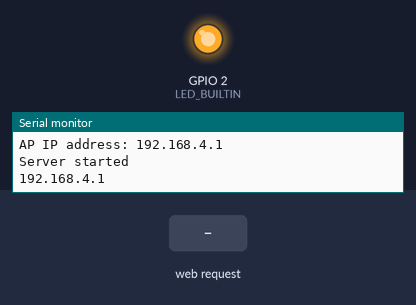
Bench run of a sketch on a simulated ESP8266 (NodeMCU). Shown: output pins drawn as LEDs (lit = HIGH, except the on-board LED, lit = LOW), the last lines printed to the serial monitor. The test bench sets the inputs (shaded band).

Above: at 1.2 s.
1.3 s: HTTP request GET /gpio/1 received
At 2.5 s:
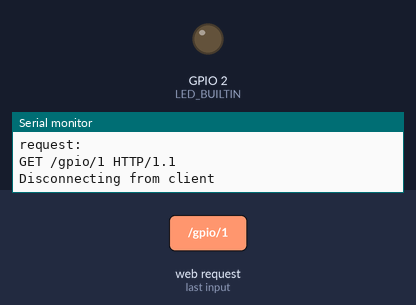
2.8 s: HTTP request GET /gpio/0 received
At 3.7 s:
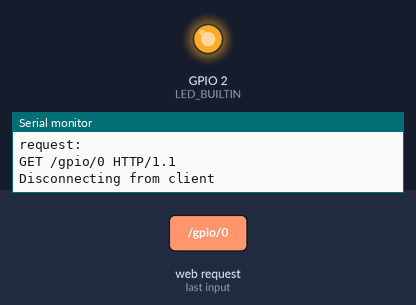
Timing chart, 0 to 5.8 s (numbered marks = the images above; inputs shaded):
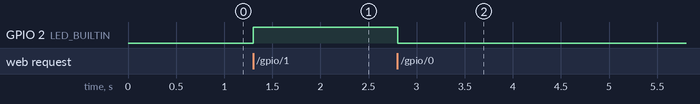

The sketch:

Somma.ino
```cpp
#include <ESP8266WiFi.h>

#ifndef STASSID
#define STASSID "ESPtutu"
#define STAPSK "lucaturi"
#endif

const char* ssid = STASSID;
const char* password = STAPSK;

// Create an instance of the server
// specify the port to listen on as an argument
WiFiServer server(80);

void setup() {
  Serial.begin(115200);

  // prepare LED
  pinMode(LED_BUILTIN, OUTPUT);
  digitalWrite(LED_BUILTIN, LOW);

  // Set up Access Point
  WiFi.softAP(ssid, password);
  IPAddress myIP = WiFi.softAPIP();
  Serial.print("AP IP address: ");
  Serial.println(myIP);

  // Start the server
  server.begin();
  Serial.println(F("Server started"));

  // Print the IP address
  Serial.println(WiFi.softAPIP());
}
void loop() {
  // Check if a client has connected
  WiFiClient client = server.available();
  if (!client) { return; }
  Serial.println(F("new client"));

  client.setTimeout(5000);  // default is 1000

  // Read the first line of the request
  String req = client.readStringUntil('\r');
  Serial.println(F("request: "));
  Serial.println(req);

  // Match the request
  int val;
  if (req.indexOf(F("/gpio/0")) != -1) {
    val = 0;
  } else if (req.indexOf(F("/gpio/1")) != -1) {
    val = 1;
  } else {
    Serial.println(F("invalid request"));
    val = digitalRead(LED_BUILTIN);
  }

  // Set LED according to the request
  digitalWrite(LED_BUILTIN, val);

  // read/ignore the rest of the request
  // do not client.flush(): it is for output only, see below
  while (client.available()) {
    // byte by byte is not very efficient
    client.read();
  }

  // Send the response to the client
  client.print(F("HTTP/1.1 200 OK\r\n"));
  client.print(F("Content-Type: text/html\r\n"));
  client.print(F("\r\n"));
  client.print(F("<!DOCTYPE HTML>\r\n"));
  client.print(F("<html>\r\n"));
  client.print(F("<head>\r\n"));
  client.print(F("<style>\r\n"));
  client.print(F("body {\r\n"));
  client.print(F("  font-family: Arial, sans-serif;\r\n"));
  client.print(F("  background-color: #f4f4f4;\r\n"));
  client.print(F("  margin: 0;\r\n"));
  client.print(F("  padding: 0;\r\n"));
  client.print(F("}\r\n"));
  client.print(F(".container {\r\n"));
  client.print(F("  width: 50%;\r\n"));
  client.print(F("  margin: 50px auto;\r\n"));
  client.print(F("  background-color: #fff;\r\n"));
  client.print(F("  border-radius: 10px;\r\n"));
  client.print(F("  box-shadow: 0 0 10px rgba(0, 0, 0, 0.1);\r\n"));
  client.print(F("  padding: 20px;\r\n"));
  client.print(F("}\r\n"));
  client.print(F(".form-group {\r\n"));
  client.print(F("  margin-bottom: 20px;\r\n"));
  client.print(F("}\r\n"));
  client.print(F(".input-group input {\r\n"));
  client.print(F("  width: calc(100% - 20px);\r\n"));
  client.print(F("  padding: 10px;\r\n"));
  client.print(F("  border: 1px solid #ccc;\r\n"));
  client.print(F("  border-radius: 5px;\r\n"));
  client.print(F("}\r\n"));
  client.print(F(".input-group input[type='submit'] {\r\n"));
  client.print(F("  background-color: #4CAF50;\r\n"));
  client.print(F("  color: white;\r\n"));
  client.print(F("  border: none;\r\n"));
  client.print(F("  cursor: pointer;\r\n"));
  client.print(F("}\r\n"));
  client.print(F("</style>\r\n"));
  client.print(F("</head>\r\n"));
  client.print(F("<body>\r\n"));
  client.print(F("<div class='container'>\r\n"));
  client.print(F("<h2>Calcolatrice Somma</h2>\r\n"));
  client.print(F("<form action='/sum' method='GET'>\r\n"));
  client.print(F("<div class='form-group'>\r\n"));
  client.print(F("<label for='addendo1'>Addendo 1:</label>\r\n"));
  client.print(F("<div class='input-group'>\r\n"));
  client.print(F("<input type='text' id='addendo1' name='addendo1' required>\r\n"));
  client.print(F("</div>\r\n"));
  client.print(F("</div>\r\n"));
  client.print(F("<div class='form-group'>\r\n"));
  client.print(F("<label for='addendo2'>Addendo 2:</label>\r\n"));
  client.print(F("<div class='input-group'>\r\n"));
  client.print(F("<input type='text' id='addendo2' name='addendo2' required>\r\n"));
  client.print(F("</div>\r\n"));
  client.print(F("</div>\r\n"));
  client.print(F("<div class='form-group'>\r\n"));
  client.print(F("<input type='submit' value='Calcola Somma'>\r\n"));
  client.print(F("</div>\r\n"));
  client.print(F("</form>\r\n"));
  client.print(F("</div>\r\n"));
  client.print(F("</body>\r\n"));
  client.print(F("</html>\r\n"));

  // Check if the client requested the calculation of the sum
  if (req.indexOf("/sum") != -1) {
    // Parse parameters from the request
    int pos = req.indexOf("addendo1=") + 9;
    String addendo1 = req.substring(pos, req.indexOf("&", pos));
    pos = req.indexOf("addendo2=") + 9;
    String addendo2 = req.substring(pos, req.indexOf(" ", pos));

    // Convert parameters to integers and calculate sum
    int sum = addendo1.toInt() + addendo2.toInt();

    // Show result on the webpage
    client.print(F("<br><br>Risultato della somma: "));
    client.print(sum);
  }

  client.print(F("</html>"));

  // The client will actually be *flushed* then disconnected
  // when the function returns and 'client' object is destroyed (out-of-scope)
  // flush = ensure written data are received by the other side
  Serial.println(F("Disconnecting from client"));
}
```

Measured:
- after the input at 1.3 s, GPIO 2 (LED_BUILTIN): LOW → HIGH at once
- after the input at 2.8 s, GPIO 2 (LED_BUILTIN): HIGH → LOW at once
